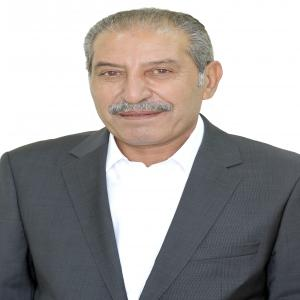
#> input picture temp_mp_photos/Copy of معلومات النواب_ المجلس العشرون/images/image10.png, 300 x 300 px; its folder holds 3 pictures in this run
$ python process_mp_photos_update.py
#> lines starting #> are read from the running program, lines starting #| are printed output that depends on the picture
#!/usr/bin/env python3
# -*- coding: utf-8 -*-
"""
سكريبت لمعالجة وتحديث صور النواب
- يفحص الصور الجديدة في temp_mp_photos
- يحول كل الصور إلى JPG
- يتحقق من عدم وجود تكرار
- ينقل الصور إلى public/images/mps/
"""

import os
import sys
import json
from pathlib import Path
from PIL import Image
import hashlib
import shutil

# تفعيل دعم UTF-8 في Windows
if sys.platform == 'win32':
    import codecs
    sys.stdout = codecs.getwriter('utf-8')(sys.stdout.buffer, 'strict')
    sys.stderr = codecs.getwriter('utf-8')(sys.stderr.buffer, 'strict')


# المسارات
TEMP_PHOTOS_DIR = Path("temp_mp_photos")
TARGET_DIR = Path("public/images/mps")
BACKUP_DIR = Path("backup_mp_photos")
MPS_JSON = Path("public/data/mps.json")

def get_image_hash(image_path):
    """حساب hash للصورة للكشف عن التكرار"""
    with Image.open(image_path) as img:
        # تحويل الصورة إلى صيغة ثابتة للمقارنة
        img = img.convert('RGB')
        img = img.resize((100, 100))  # تصغير للسرعة
        return hashlib.md5(img.tobytes()).hexdigest()

def find_all_images():
    """البحث عن جميع الصور في المجلد المؤقت"""
    images = []
    for ext in ['*.jpg', '*.jpeg', '*.png', '*.JPG', '*.JPEG', '*.PNG']:
        images.extend(TEMP_PHOTOS_DIR.rglob(ext))
#> pass 2 of the loop in find_all_images, `for ext in ['*.jpg', '*.jpeg', '*.png', '*.JPG', '*.JPEG', '*.PNG']:`:
#> pass 3 of the loop in find_all_images, `for ext in ['*.jpg', '*.jpeg', '*.png', '*.JPG', '*.JPEG', '*.PNG']:`:
#> the loop made 6 passes; the first 3 are shown
    return sorted(images)

def convert_to_jpg(image_path, output_path, quality=85):
    """تحويل الصورة إلى JPG مع ضغط مناسب"""
    with Image.open(image_path) as img:
        # تحويل إلى RGB إذا كانت PNG مع شفافية
        if img.mode in ('RGBA', 'LA', 'P'):
            background = Image.new('RGB', img.size, (255, 255, 255))
            if img.mode == 'P':
                img = img.convert('RGBA')
            background.paste(img, mask=img.split()[-1] if img.mode in ('RGBA', 'LA') else None)
            img = background
        elif img.mode != 'RGB':
            img = img.convert('RGB')

        # حفظ كـ JPG
        img.save(output_path, 'JPEG', quality=quality, optimize=True)
        return output_path

def main():
    print("=" * 60)
    print("         تحديث صور النواب - Jordan Parliament Monitor")
    print("=" * 60)

    # 1. البحث عن الصور
    print("\n[*] البحث عن الصور في المجلد المؤقت...")
    images = find_all_images()
    print(f"[+] وجدت {len(images)} صورة")

    if len(images) == 0:
        print("[!] لم يتم العثور على أي صور!")
        return

    # 2. عرض معلومات الصور
    print("\n[*] معلومات الصور:")
    total_size = sum(img.stat().st_size for img in images)
    print(f"   - عدد الصور: {len(images)}")
    print(f"   - الحجم الكلي: {total_size / 1024 / 1024:.2f} MB")

    # تصنيف حسب الامتداد
    extensions = {}
    for img in images:
        ext = img.suffix.lower()
        extensions[ext] = extensions.get(ext, 0) + 1
    print(f"   - الامتدادات: {extensions}")

    # 3. فحص التكرار
    print("\n[*] فحص التكرار...")
    hashes = {}
    duplicates = []

    for img in images:
        try:
            img_hash = get_image_hash(img)
#> in get_image_hash, img is the input picture: PIL image 300x300 RGB; mean R, G, B 162.6, 159.1, 158.3
#> in get_image_hash, `img = img.resize((100, 100))`:
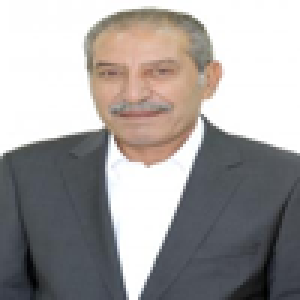
#> img: PIL image 100x100 RGB (shown 3 times larger); mean R, G, B 162.5, 159.1, 158.2
#> img_hash = '29cf6bd85cac57d5da186b4828703292'
            if img_hash in hashes:
                duplicates.append((img, hashes[img_hash]))
                print(f"   [!] تكرار: {img.name} مطابقة لـ {hashes[img_hash].name}")
            else:
                hashes[img_hash] = img
        except Exception as e:
            print(f"   [X] خطأ في فحص {img.name}: {e}")
#> pass 2 of the loop in main, `for img in images:`:
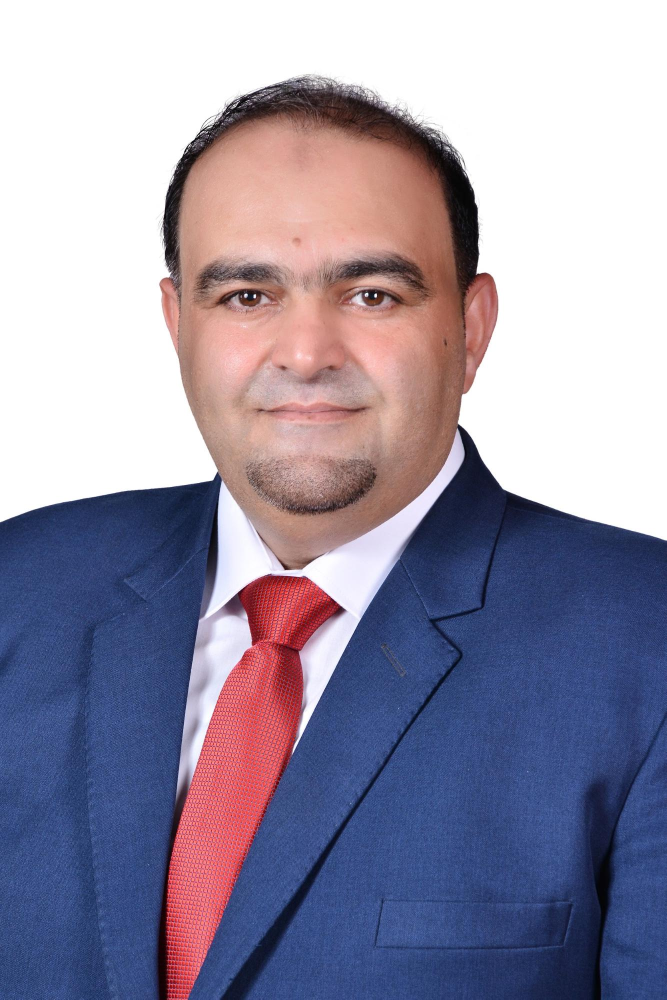
#> input picture temp_mp_photos/Copy of معلومات النواب_ المجلس العشرون/images/image101.jpg, 1333 x 1999 px (shown at 1/2 size)
#> in get_image_hash, img is the input picture: PIL image 1333x1999 RGB; mean R, G, B 151.3, 145.4, 165.5
#> in get_image_hash (call 2), `img = img.resize((100, 100))`:
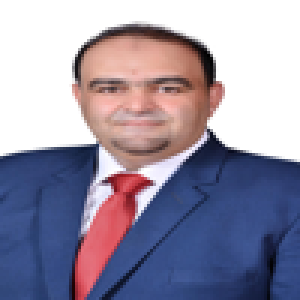
#> img: PIL image 100x100 RGB (shown 3 times larger); mean R, G, B 151.2, 145.4, 165.4
#> img_hash = '68a9a547eddc893a2855d0935f653e79'
#> pass 3 of the loop in main, `for img in images:`:
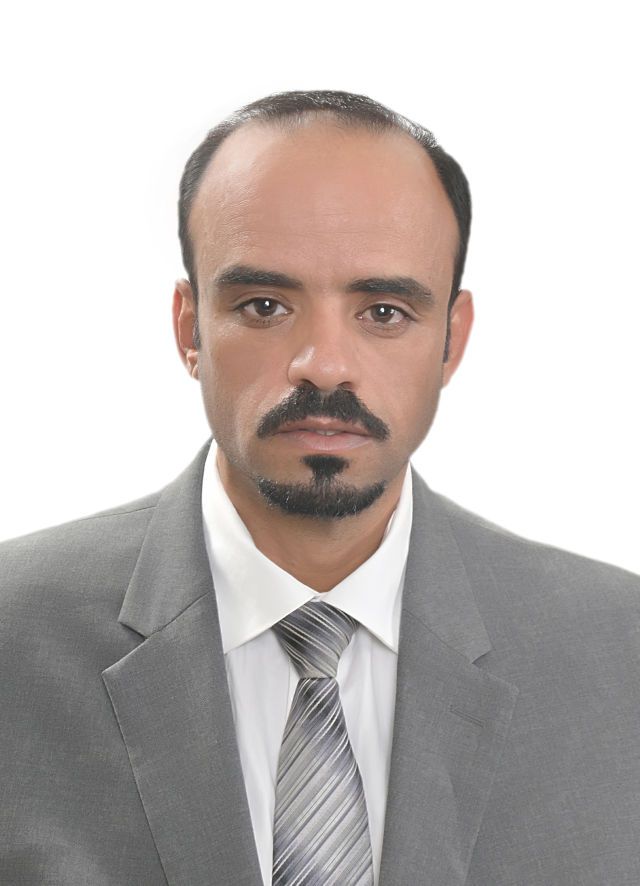
#> input picture temp_mp_photos/Copy of معلومات النواب_ المجلس العشرون/images/image102.png, 1280 x 1772 px (shown at 1/2 size)
#> in get_image_hash, img is the input picture: PIL image 1280x1772 RGB; mean R, G, B 191.4, 184.6, 181.9
#> in get_image_hash (call 3), `img = img.resize((100, 100))`:
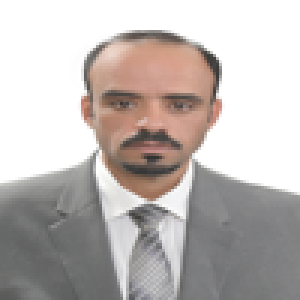
#> img: PIL image 100x100 RGB (shown 3 times larger); mean R, G, B 191.3, 184.5, 181.9
#> img_hash = '757ac021d276bfe43a0575cc2c92cc30'

    if duplicates:
        print(f"\n[!] وجدت {len(duplicates)} صورة مكررة")
    else:
        print("[+] لا يوجد تكرار")

    unique_images = list(hashes.values())
    print(f"\n[*] عدد الصور الفريدة: {len(unique_images)}")

    # 4. قراءة بيانات النواب
    print("\n[*] قراءة بيانات النواب من mps.json...")
#> (the run stopped early here; a loop or call above may not have finished)
